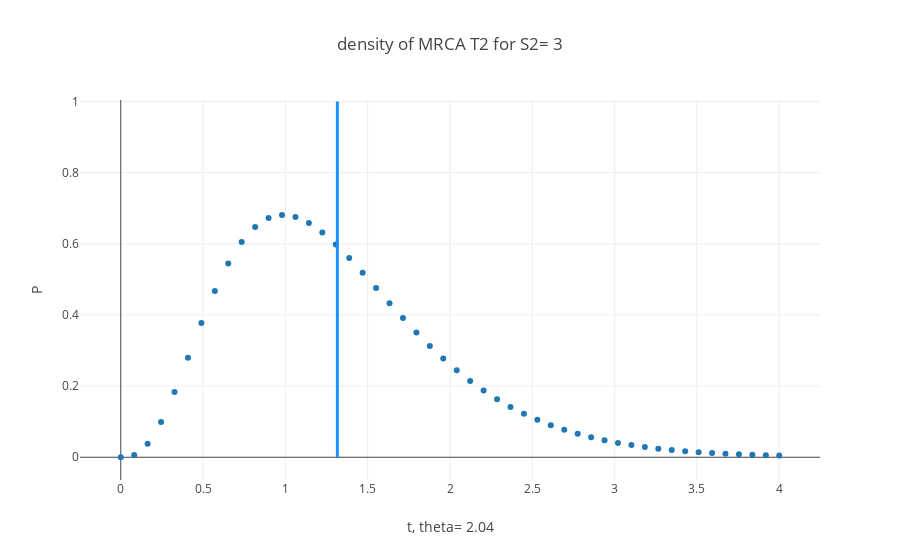

Source (notebook cell):
### Code cell
fig_MRCA= [go.Scatter(
    x= X_plot,
    y= Tdens,
    mode= 'markers',
    name= 'GGVE'
)]

fig_gamm= [go.Scatter(
    x= X_plot,
    y= gamma_compare,
    mode= 'markers',
    name= 'Gamma'
)]

#fig_MRCA.extend(fig_gamm)
#fig_MRCA= [fig_MRCA, fig_gamm]


layout= go.Layout(
    title= 'density of MRCA T2 for S2= {}'.format(k),
    yaxis= dict(title= 'P'),
    xaxis= dict(title= 't, theta= {}'.format(Theta)),
    shapes= [
        # Line Vertical
        {
            'type': 'line',
            'x0': mean_t,
            'y0': 0,
            'x1': mean_t,
            'y1': 1,
            'line': {
                'color': 'rgb(30,144,255)',
                'width': 3,
            },
        }]
)


Fig= go.Figure(data= fig_MRCA, layout= layout)
iplot(Fig)

### Figure 1 — Plotly figure (JSON) as saved in the notebook; plotly's stock layout.template omitted (floating-point values rounded to 4 significant figures)
{"data": [{"mode": "markers", "name": "GGVE", "type": "scatter", "uid": "3c02792f-742d-482e-b175-35171528632b", "x": [0, 0.08163, 0.1633, 0.2449, 0.3265, 0.4082, 0.4898, 0.5714, 0.6531, 0.7347, 0.8163, 0.898, 0.9796, 1.061, 1.143, 1.224, 1.306, 1.388, 1.469, 1.551, 1.633, 1.714, 1.796, 1.878, 1.959, 2.041, 2.122, 2.204, 2.286, 2.367, 2.449, 2.531, 2.612, 2.694, 2.776, 2.857, 2.939, 3.02, 3.102, 3.184, 3.265, 3.347, 3.429, 3.51, 3.592, 3.673, 3.755, 3.837, 3.918, 4], "y": [0, 0.006042, 0.03771, 0.0993, 0.1837, 0.2799, 0.3773, 0.4675, 0.5445, 0.6049, 0.6474, 0.6723, 0.681, 0.6756, 0.6583, 0.6318, 0.5982, 0.5599, 0.5185, 0.4758, 0.433, 0.3911, 0.3509, 0.3128, 0.2773, 0.2445, 0.2146, 0.1875, 0.1632, 0.1415, 0.1222, 0.1052, 0.09027, 0.07725, 0.06592, 0.0561, 0.04763, 0.04035, 0.0341, 0.02877, 0.02421, 0.02035, 0.01706, 0.01429, 0.01194, 0.009969, 0.008308, 0.006914, 0.005747, 0.00477]}], "layout": {"shapes": [{"line": {"color": "rgb(30,144,255)", "width": 3}, "type": "line", "x0": 1.316, "x1": 1.316, "y0": 0, "y1": 1}], "title": {"text": "density of MRCA T2 for S2= 3"}, "xaxis": {"title": {"text": "t, theta= 2.04"}}, "yaxis": {"title": {"text": "P"}}}}
